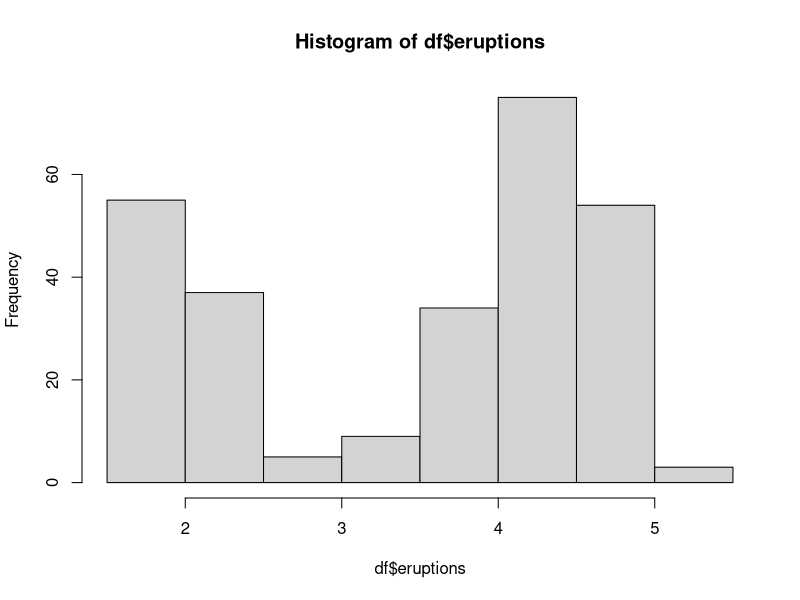
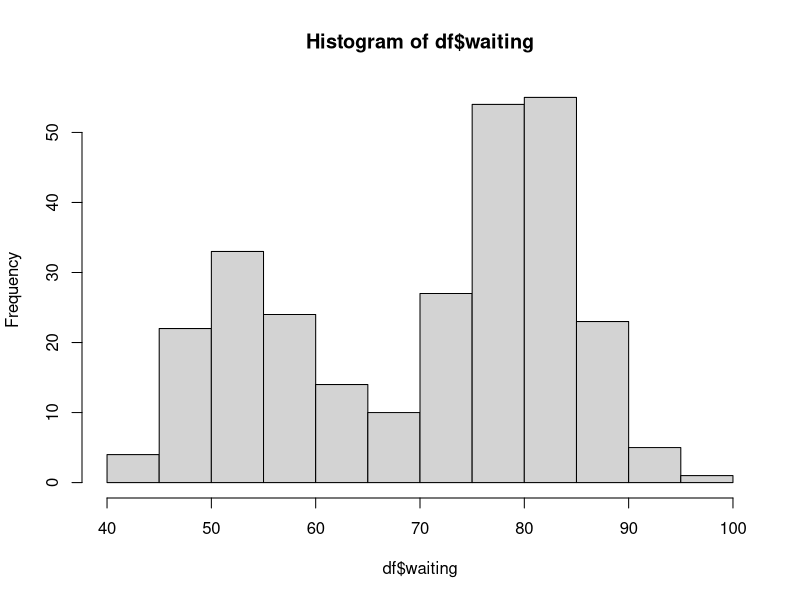
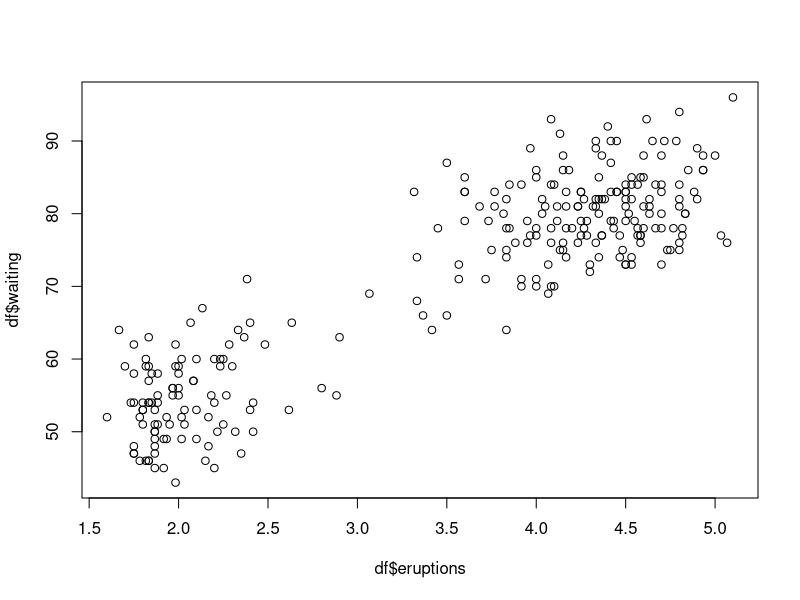

Source code (R) for these figures, in order:
## ---- chunk 1
knitr::opts_chunk$set(echo = TRUE)
## ---- chunk 2
df <- faithful

## ---- chunk 3
desc <- data.frame(variable = colnames(df), 
                        description = c("the duration of the eruption, minutes",
                           "waiting time to next eruption, minutes"))

knitr::kable(desc)

## ---- chunk 4
summary(df)
## ---- chunk 5
hist(df$eruptions)
hist(df$waiting)
## ---- chunk 6
plot(df$eruptions, df$waiting)
